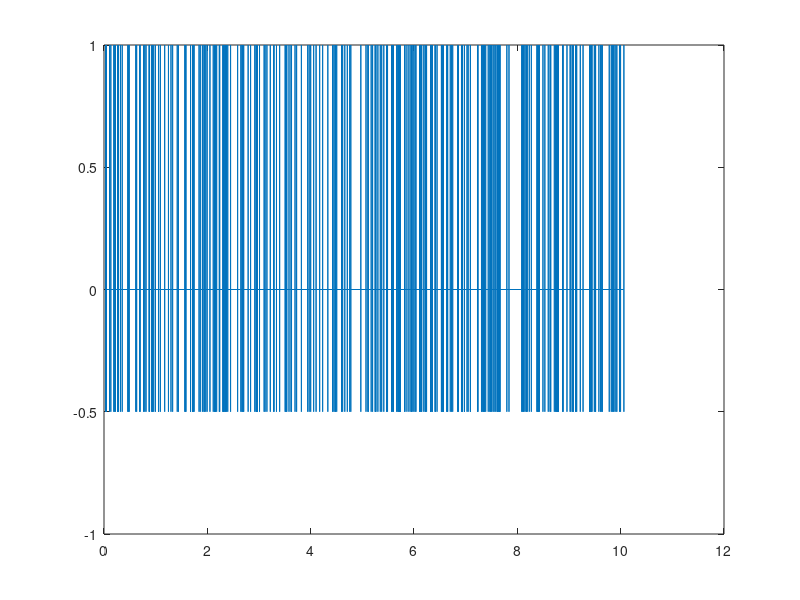
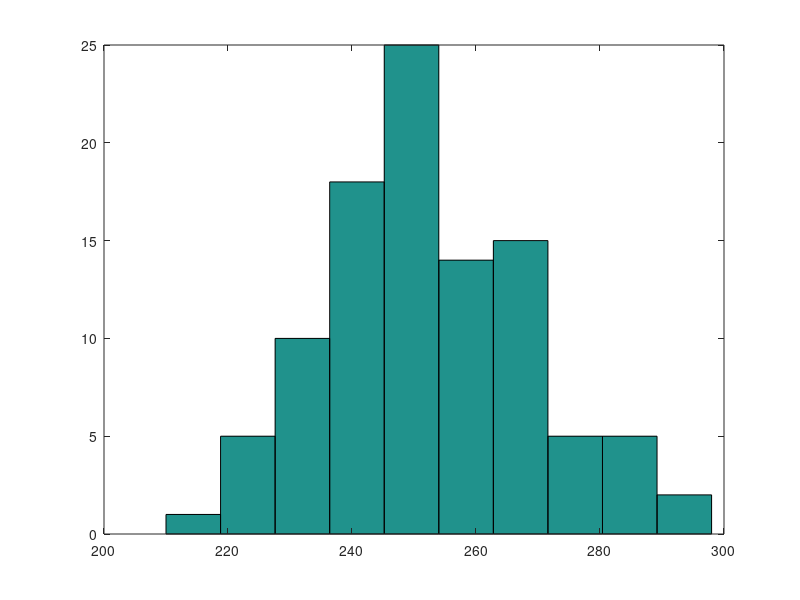

Write MATLAB code to recreate these figures, in order.
lambda = 25;
% single spike train
duration = 0.0;
spike_times = [];
while (duration < 10)
  % the mean of an exponential distribution is
  % 1/lambda
  interval = exprnd(1/lambda);
  spike_time = duration + interval;
  spike_times = [spike_times; spike_time];
  duration = duration + interval;
end
figure
% simple trick to plot spike train from times
t = zeros(1,length(spike_times)*4);
t(1:4:length(t)) = spike_times;
t(2:4:length(t)) = spike_times;
t(3:4:length(t)) = spike_times;
t(4:4:length(t)) = spike_times;
x = zeros(1,length(spike_times)*4);
x(2:4:length(x)) = ones(1,length(spike_times));
x(3:4:length(x)) = -0.5*ones(1,length(spike_times));
plot(t,x)

% histogram of multiple trials
trial_count = 0;
trials = [];
while (trial_count < 100)
  spike_times = [];
  duration = 0.0;
  while (duration < 10)
    interval = exprnd(1/lambda);
    spike_times = [spike_times; interval];
    duration = duration + interval;
  end
  trials = [trials; length(spike_times)];
  trial_count = trial_count + 1;
end
trials
figure
hist(trials)
  
